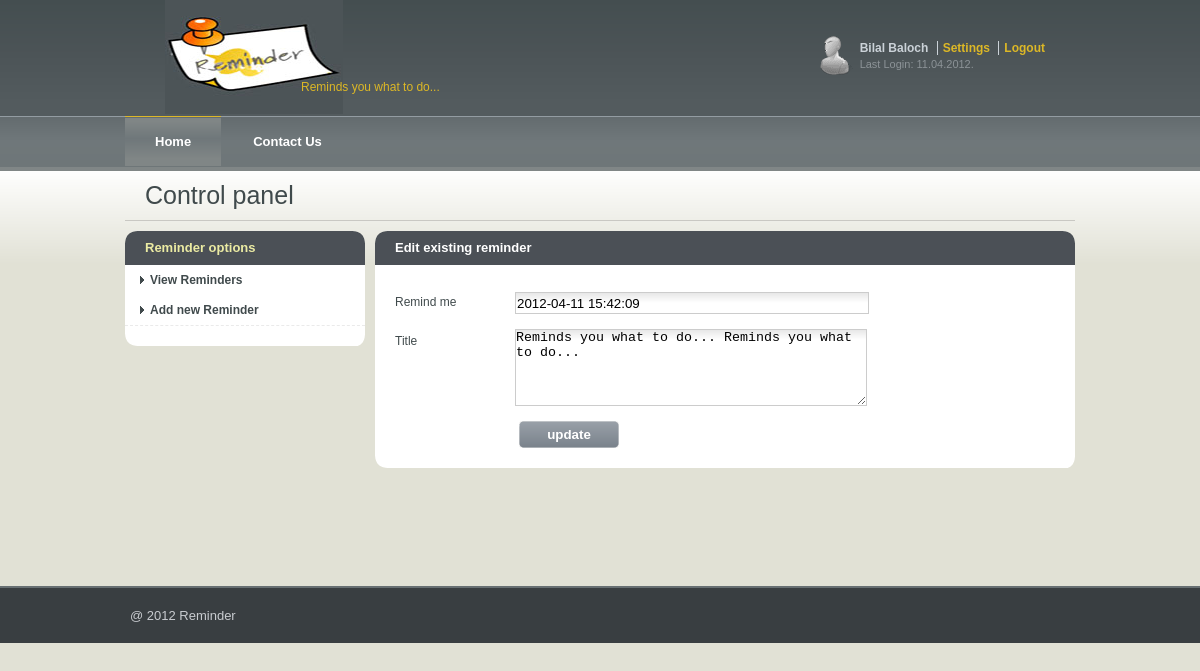
The page /edit_reminder.php?id=5 on the database its author committed.
### tables this page shows
CREATE TABLE IF NOT EXISTS `reminder` (
  `reminder_id` int(11) NOT NULL AUTO_INCREMENT,
  `reminder_title` text NOT NULL,
  `reminder_remindme` datetime NOT NULL,
  PRIMARY KEY (`reminder_id`),
  KEY `reminder_id` (`reminder_id`),
  KEY `reminder_id_2` (`reminder_id`),
  KEY `reminder_id_3` (`reminder_id`)
);

### edit_reminder.php (called while the page is built, shortened)
<?php
	include_once("model/reminder.php");
	$obj_reminder = new Reminder();
	$formvars 	= array("remind_me" => "", "title" => "", "reminder_id" => "");
	if($_POST['submit'] != NULL && $_POST['submit'] == "update")
	{
		if($obj_reminder->isValidForm($_POST))
		{
			if($obj_reminder->updateReminder($_POST))
			{
				$class = "success";
			}
		}
		$formvars = $_POST;
		$msg = $obj_reminder->msg;
	}
	else
	{
		$formvars = $obj_reminder->editEntry($_GET['id']);
	}
	include_once("view/edit_reminder_tpl.php");
?>

### database/mysql.php (called while the page is built, shortened)
<?php
class MySql
{
	var $db = "";
	function __construct()
	{
		$this->db = @mysql_connect(HOST, USERNAME, PASSWORD);
		$selectdb = @mysql_select_db(DATABASE);
	}
	function execute($query) {
		$result = mysql_query($query, $this->db);
		return $result;
	}
}
?>

### model/reminder.php (called while the page is built, shortened)
<?php
		include_once("database/mysql.php");
		class Reminder extends MySql
		{
			var $tbl_name 		= "reminder";
			function editEntry($id=0)
			{
				$_query = "select * from ".$this->tbl_name." where reminder_id=$id";
				$recordset=$this->execute($_query);
				while($fetch=mysql_fetch_array($recordset))
				{
					$data["reminder_id"]=$fetch["reminder_id"];
					$data["title"]=$fetch["reminder_title"];
					$data["remind_me"]=$fetch["reminder_remindme"];
				}
				return $data;
			}
		}
?>

### view/edit_reminder_tpl.php (the view, shortened to what this page needs)
<!DOCTYPE html PUBLIC "-//W3C//DTD XHTML 1.0 Transitional//EN" "http://www.w3.org/TR/xhtml1/DTD/xhtml1-transitional.dtd">
<html xmlns="http://www.w3.org/1999/xhtml" xml:lang="en" lang="en">
<head>
    <link href="css/style.css" rel="stylesheet" type="text/css" />
    <link href="helper/js/jquery/jquery-ui.css" rel="stylesheet" type="text/css"/>
  	<link type="text/css" rel="stylesheet" src="helper/js/timepicker/jquery-ui-timepicker-addon.css" />
</head>
<body>
<div id="header">
    <div id="headerWrap">
        <div id="logo">
            <img alt="Reminder" src="images/logo.jpg" />
        </div>
        <div class="slogan">
            Reminds you what to do...
        </div>
        <div class="user_box">
            <span class="username">Bilal Baloch</span>
            <a href="#">Settings</a>
            <a href="#">Logout</a>
            <br />
            <span class="last_login">Last Login: 11.04.2012.</span>
        </div>
    </div>
</div>
<div id="navigation">
    <div id="navigationWrap">
        <menu id="primary">
            <li class="selected">
                <a href="index.php">Home</a>
            </li>
            <li>
                <a href="#">Contact Us</a>
            </li>
        </menu>
    </div>
</div>
<div id="container">
    <div id="containerWrap">
        <h1 class="title">Control panel</h1>
        <div class="col_left">
            <div class="container_box">
                <div class="container_box_top">
                    <h2>Reminder options</h2>
                </div>
                <div class="container_box_middle">
                    <ul class="side_menu">
                        <li><a href="reminder.php">View Reminders</a></li>
                        <li><a href="add_reminder.php">Add new Reminder</a></li>
                    </ul>
                </div>
                <div class="container_box_bottom">
                    <div class="container_box_bottom_inside"></div>
                </div>
            </div>
        </div>
        <div class="col_right">
            <div class="container_box">
                <div class="container_box_top">
                    <h2>Edit existing reminder </h2>
                </div>
                <form method="post" action="edit_reminder.php">
                <div class="container_box_middle">
                	<br />
                    <label>
                       <span>Remind me</span>
                       <input type="text" class="input_text" name="remind_me" id="remind_me_id" value="<?php echo $formvars["remind_me"]?>"/>
                    </label>
                    <label>
                        <span>Title</span>
                        <textarea rows="5" cols="41" class="message_area" name="title" id="title_id"><?php echo $formvars["title"]?></textarea>
                    </label>
                    <input class="submit" type="submit" value="update" name="submit" />
                </div>
                </form>
                <div class="container_box_bottom">
                    <div class="container_box_bottom_inside">
                    </div>
                </div>
            </div>
        </div>
        <br style="clear:both;"/>
    </div>
</div>
<div id="footer">
    <div id="footerWrap">
        @ 2012 Reminder
    </div>
</div>
</body>
</html>

### css/style.css (style rules this page uses)
* { margin: 0; padding: 0; }
html, body { font-family: Verdana,Geneva,Arial,Helvetica,sans-serif; font-size: 13px; background: #E1E1D5; }
div#header { background: #4B5356 url("../images/header_bkg.png") repeat-x; display:block; height:116px; }
div#headerWrap, div#navigationWrap { margin: 0 auto; width: 950px; position: relative; }
div#logo { padding-left: 40px; float: left; width: 180px; }
div.slogan { color: #DDB826; padding-top: 80px; margin-left: -44px; float: left; font-size: 12px; }
div#navigation { height: 51px; background: #4B5356 url("../images/navigation_bkg.png") repeat-x 0px -51px; border-bottom: 4px solid #808686; }
.user_box { position:absolute; right:25px; top:36px; height:60px; background: url("../images/user_icon.png") no-repeat 0px 0px; padding: 5px 0px 0px 40px; color:#CBD2D8; font-size: 12px; font-weight: bold; }
.user_box span { padding: 0px 5px 0px 0px; }
.user_box span.last_login { color:#8C9397; font-size: 11px; font-weight: normal; padding: 0px; padding-top:3px; display: block; }
.user_box a { color:#DDB826; text-decoration: none; border-left:1px solid #CBD2D8; padding: 0px 5px 0px 5px; outline: 0; }
menu#primary { list-style: none; }
menu#primary li { margin:0px; padding:0px; float:left; }
menu#primary li a { font-size: 13px; font-weight: bold; color: #FFFFFF; display: block; float:left; text-align: center; padding: 18px 30px 17px 30px; text-decoration: none; outline: 0; margin:0px 2px 0px 0px; }
menu#primary li.selected a, menu#primary li:hover a { background: #4B5356 url("../images/navigation_bkg.png") repeat-x 0px 0px; }
div#container { margin: 0 auto; background: #E1E1D5 url("../images/container_bkg.png") repeat-x; }
div#containerWrap { margin: 0 auto; width: 950px; min-height: 400px; padding-top: 0px; padding-bottom:15px; }
div#container h1.title { color:#404A4C; font-size: 25px; font-weight: normal; padding: 10px 0px 10px 20px; border-bottom:1px solid #C9C8C3; margin-bottom:10px; }
div.col_left, div.col_right { float:left; width:50%; min-height: 50px; }
div.col_left { width: 250px; }
div.col_right { width: 700px; }
div.container_box { width:100%; }
div.col_left .container_box { width:240px; }
div.container_box_top { background: url("../images/box_top_right.png") no-repeat right top; padding-right:12px; }
div.container_box h2 { background: url("../images/box_top_left.png") no-repeat left top; font-size:13px; font-weight: bold; color:white; padding: 9px 0px 10px 20px; }
div.col_left h2 { color:#EBEBA3; }
div.container_box_middle { background: white; }
div.container_box_middle label { width:100%; display: block; colour:#EBEBEB; padding:10px 0 5px 0; }
div.container_box_middle label span { font-size:12px; color:#404A4C; font-weight:250; float:left; width:100px; text-align:left; padding:5px 20px 0px 20px; }
div.container_box_middle .input_text { padding:2px 1px; width:350px; height: 16px; background:url("../images/input_bkg.png") repeat-x; border: 1px solid #CCCCCC; margin-top: 2px; }
div.container_box_middle .message_area { background:url("../images/input_bkg.png") repeat-x; border: 1px solid #CCCCCC; width:350px; }
div.container_box_middle input.submit { background: transparent url("../images/button_bkg.png") no-repeat; color: #FFFFFF; font-weight:bold; border: 0px; width: 100px; height: 27px; padding: 0; margin: 10px 10px 0 144px; cursor: pointer; }
div.container_box_bottom { background: url("../images/box_bottom_right.png") no-repeat right bottom; padding-right:12px; }
div.container_box_bottom_inside { background: url("../images/box_bottom_left.png") no-repeat left bottom; height:20px; }
.col_left .container_box_middle ul { border-bottom:1px dashed #EAEAEA; }
.col_left .container_box_middle ul li { list-style: none; padding-left: 15px; background: url("../images/side_menu_arrow.png") no-repeat 14px 11px; }
.col_left .container_box_middle ul li a { display: block; font-size: 12px; color:#404A4C; font-weight: bold; padding: 8px 0px 8px 10px; text-decoration:none; outline: 0; }
div#footer { background-color: #393E41; border-top: 2px solid #676F72; }
div#footerWrap { margin: 0 auto; width: 950px; padding: 20px 0px 20px 10px; color: #C9CCD0; }

### rows shown on the page
reminder: remind_me "2012-04-11 15:42:09", title "Reminds you what to do... Reminds you what to do..."
